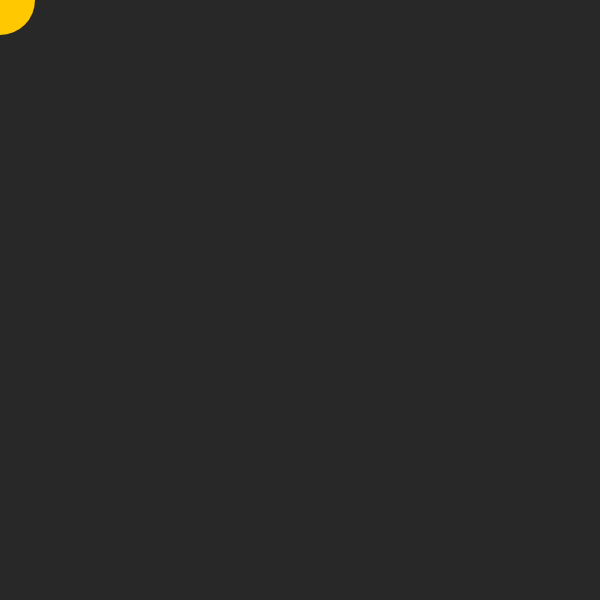
Frame 1 (no input)
Frame 60 (no input): identical to frame 1, image omitted
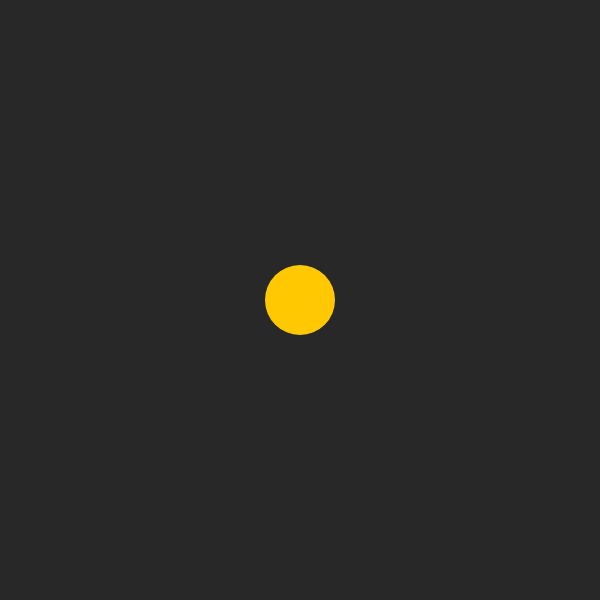
Frame 120 (the mouse pressed at the canvas centre since frame 60)

The p5.js sketch that drew these frames (run headless with seeded random() and noise() and a simulated clock; from frame 60 on, the mouse is pressed at the canvas centre):

// p5.js sketch
// ── sketch.js
// Interactive Scene Assignment
// Lucas F.
// Sept 16 2025
// 


function setup() {
  createCanvas(600, 600);
}

function draw() {
  background(40);
  sun();
}

function sun(){
  noStroke();
  fill(255,200,0)
  circle(mouseX, mouseY, 70)
}

function planets(){
  noStroke();
  circle( )
}
